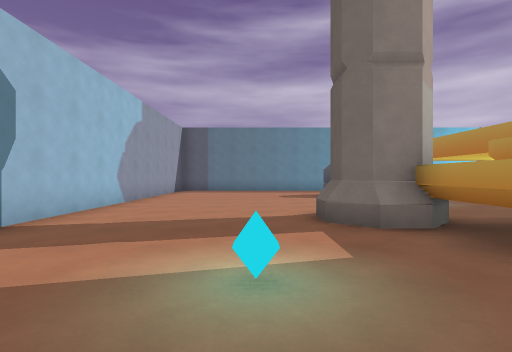
View 1 (above)

19 first-person views from a walk through a 3-D level made in the Godot game engine. The camera is 1.4 m above the floor, looks level and sees 80° across. The floor is counted in squares, 2 m on a side. Each view is taken from the middle of a square. On the plan, view 1 faces up. The plan holds only what a view shows up to about 10 squares ahead; the rest is blank. Characters and animated objects are left out.

View 2
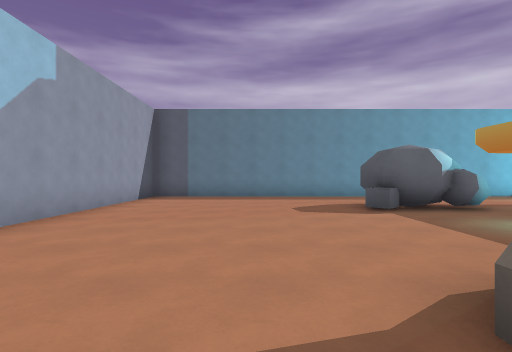

View 3
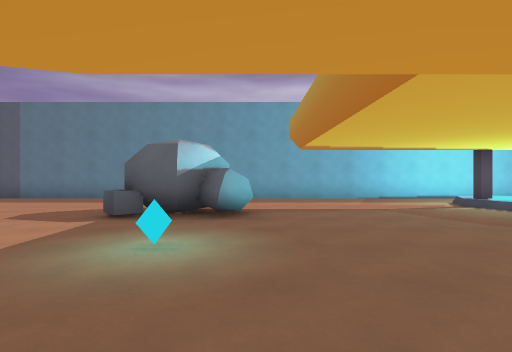

View 4
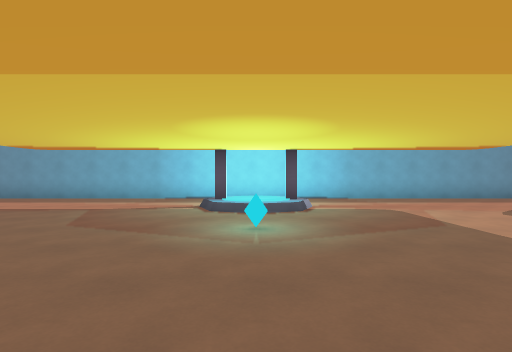

View 5
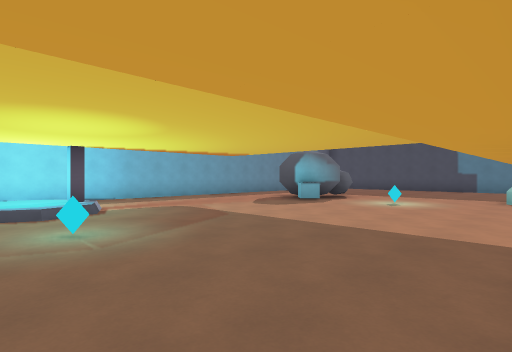

View 6
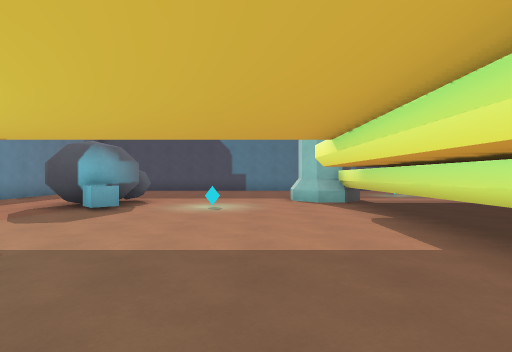

View 7
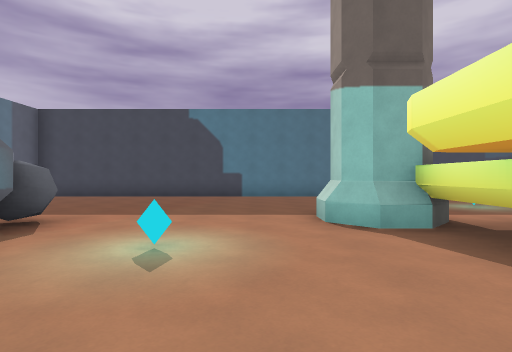

View 8
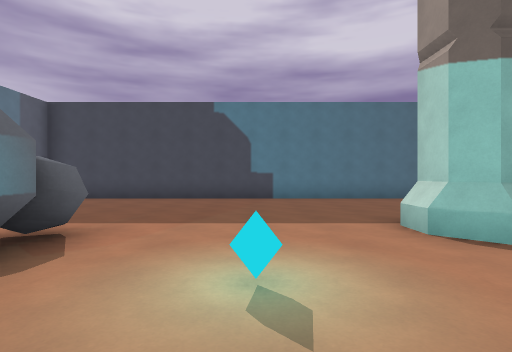

View 9
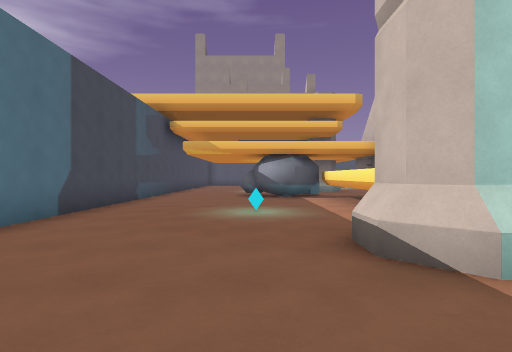

View 10
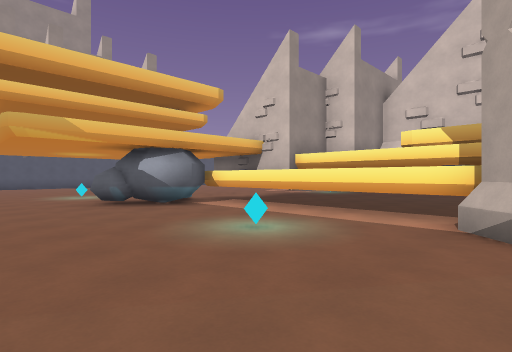

View 11
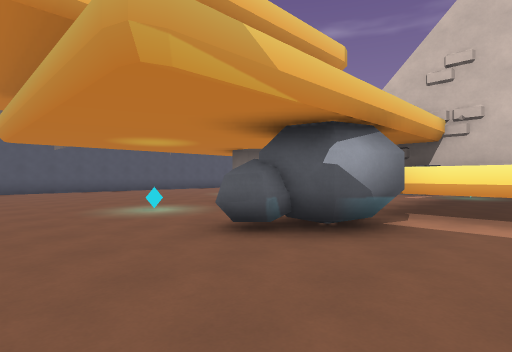

View 12
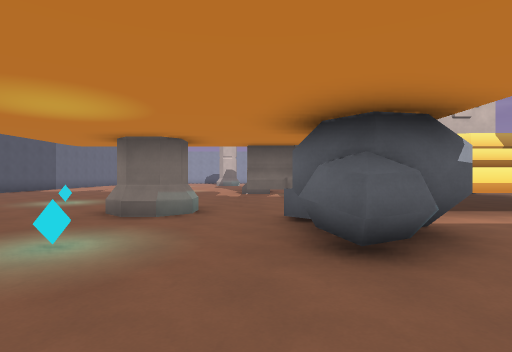

View 13
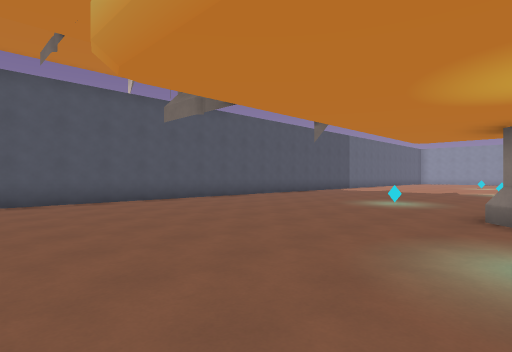

View 14
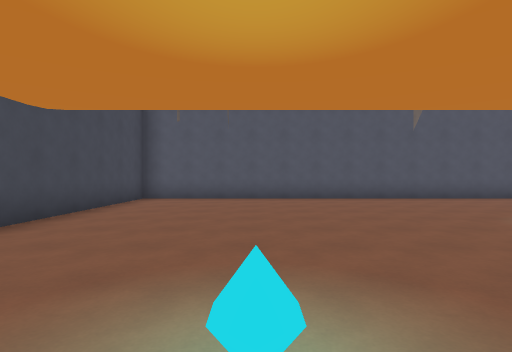

View 15
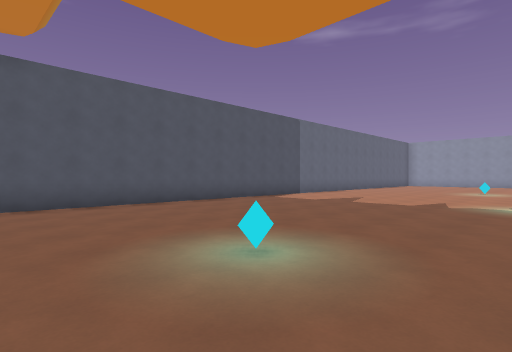

View 16
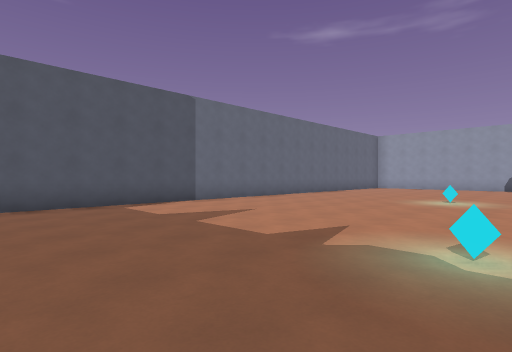

View 17
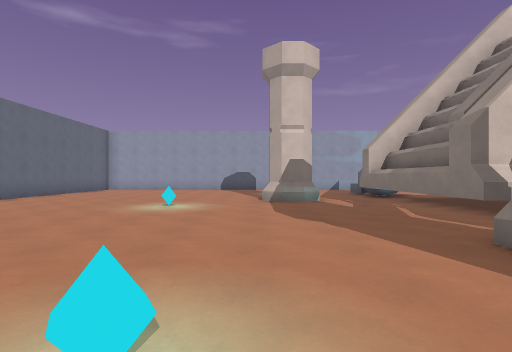

View 18
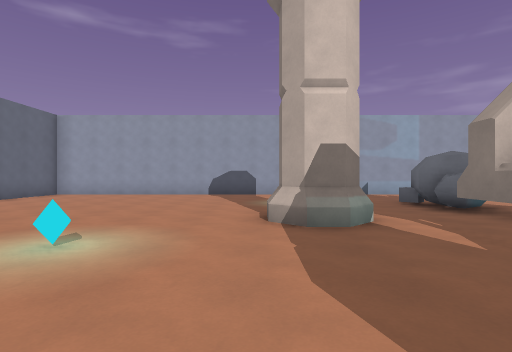

View 19
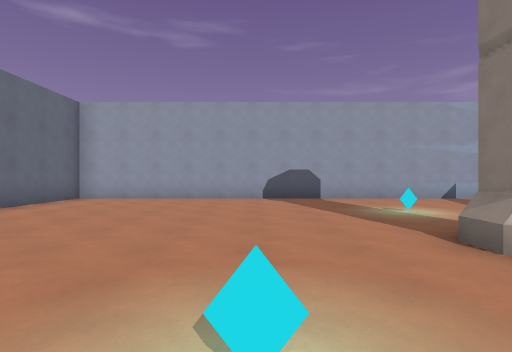

### Floor plan
Points are (right, up) in squares from view 1. A wall is a line through its corners. A room is listed if a view was taken in it or the views show most of it. See-through windows are left out.
Room 1 (views 1, 2, 3, 4, 5, 6, 7, 8, 9, 10, 11, 12, 13, 14, 15, 16, 17, 18, 19)
walls: (8, -4.2) (3.8, -4.2); (13.6, 4.7) (19.1, 4.7); (2.3, 2.6) (2.3, 4.3) (1.6, 4.3) (1.1, 4.8); (2.4, 4.1) (1.6, 4.1); (3.2, -5.3) (3.6, -5.7) (3.6, -6.8); (3.7, -6.2) (3.2, -6.7); (3.8, -6.6) (2.6, -6.6); (1.3, 4.6) (1.3, 5.4); (18, -3.1) (18, -4.3); (18.2, -3.4) (18.2, -4.2); (18.6, -5.4) (19.3, -5.4) (19.9, -6) (19.2, -6.7); (19.3, 4.7) (19.3, 5.4); (19.1, 5.2) (19.6, 5.7) (20.4, 5.7); (19.7, 4.2) (19.7, -2.4); (19.7, -5.8) (19.7, -6.2); (-3.5, -2) (-3.5, -14.5) (-0.5, -14.5); (20.2, 5.9) (20.9, 5.2); (20.9, 4.8) (20.2, 4.1); (20.7, 5.4) (20.7, 4.6); (7.2, -14.5) (25.5, -14.5) (25.5, -9.1); (2, -14.5) (3.1, -14.5); (1, 14.5) (-3, 14.5); (25.5, -2) (25.5, 13.5); (-3.5, 14) (-3.5, 4.1); (21, 14.5) (3, 14.5)
low walls: (3.8, -5.6) (3.8, -6.8) (2.6, -6.8); (1.1, 4.8) (1.1, 5.4); (19.1, 4.6) (19.1, 5.4); (19.6, 5.9) (20.2, 5.9); (20.9, 5.2) (20.9, 4.8)
objects: other object (0, -6); rock (0, -3) to (2, -2); other object (0, 2); rock (3, 10) to (5, 11); other object (4, 8); other object (5, -9); pillar (10, 12); other object (11, -7); other object (11, 9); pillar (12, 12); other object (17, -9); other object (18, 8); rock (18, 10) to (20, 12); rock (20, -3) to (22, -2); other object (22, -6); other object (22, 2)

Positions as (right, up) in squares from view 1, and headings:
1: (0, 0), facing up
2: (0, 4), facing up
3: (5, 5), facing up
4: (11, 5), facing up
5: (10, 5), facing up-right
6: (11, 7), facing right
7: (15, 7), facing right
8: (16, 8), facing right
9: (22, 8), facing down
10: (25, 5), facing down-left
11: (25, 0), facing down-left
12: (25, -4), facing left
13: (25, -6), facing down-left
14: (22, -5), facing down
15: (19, -7), facing down-left
16: (14, -7), facing down-left
17: (12, -7), facing left
18: (8, -7), facing left
19: (6, -9), facing left
